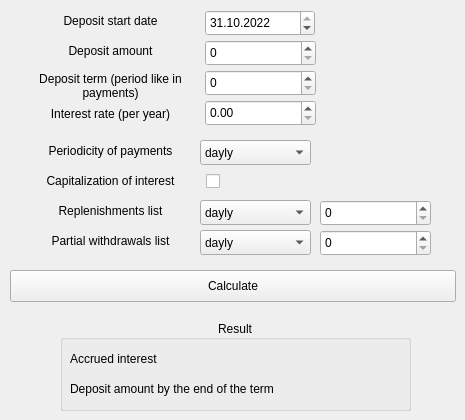
      <widget class="QWidget" name="tab_5">
       <attribute name="title">
        <string>Deposit</string>
       </attribute>
       <widget class="QLabel" name="label_10">
        <property name="geometry">
         <rect>
          <x>20</x>
          <y>10</y>
          <width>181</width>
          <height>21</height>
         </rect>
        </property>
        <property name="text">
         <string>Deposit start date</string>
        </property>
        <property name="alignment">
         <set>Qt::AlignCenter</set>
        </property>
       </widget>
       <widget class="QLabel" name="label_11">
        <property name="geometry">
         <rect>
          <x>20</x>
          <y>70</y>
          <width>181</width>
          <height>31</height>
         </rect>
        </property>
        <property name="text">
         <string>Deposit term (period like in payments)</string>
        </property>
        <property name="alignment">
         <set>Qt::AlignCenter</set>
        </property>
        <property name="wordWrap">
         <bool>true</bool>
        </property>
       </widget>
       <widget class="QLabel" name="label_12">
        <property name="geometry">
         <rect>
          <x>20</x>
          <y>230</y>
          <width>181</width>
          <height>21</height>
         </rect>
        </property>
        <property name="text">
         <string>Partial withdrawals list</string>
        </property>
        <property name="alignment">
         <set>Qt::AlignCenter</set>
        </property>
       </widget>
       <widget class="QLabel" name="label_13">
        <property name="geometry">
         <rect>
          <x>20</x>
          <y>140</y>
          <width>181</width>
          <height>21</height>
         </rect>
        </property>
        <property name="text">
         <string>Periodicity of payments</string>
        </property>
        <property name="alignment">
         <set>Qt::AlignCenter</set>
        </property>
       </widget>
       <widget class="QSpinBox" name="spinBox_replenishments">
        <property name="geometry">
         <rect>
          <x>320</x>
          <y>200</y>
          <width>111</width>
          <height>26</height>
         </rect>
        </property>
        <property name="maximum">
         <number>1000000000</number>
        </property>
       </widget>
       <widget class="QComboBox" name="comboBox_payments">
        <property name="geometry">
         <rect>
          <x>200</x>
          <y>140</y>
          <width>111</width>
          <height>25</height>
         </rect>
        </property>
        <item>
         <property name="text">
          <string>dayly</string>
         </property>
        </item>
        <item>
         <property name="text">
          <string>weekly</string>
         </property>
        </item>
        <item>
         <property name="text">
          <string>monthly</string>
         </property>
        </item>
        <item>
         <property name="text">
          <string>quarterly</string>
         </property>
        </item>
        <item>
         <property name="text">
          <string>half-yearly</string>
         </property>
        </item>
        <item>
         <property name="text">
          <string>yearly</string>
         </property>
        </item>
        <item>
         <property name="text">
          <string>finaly</string>
         </property>
        </item>
       </widget>
       <widget class="QDoubleSpinBox" name="doubleSpinBox_deposit_rate">
        <property name="geometry">
         <rect>
          <x>205</x>
          <y>100</y>
          <width>111</width>
          <height>26</height>
         </rect>
        </property>
        <property name="singleStep">
         <double>0.010000000000000</double>
        </property>
       </widget>
       <widget class="QLabel" name="label_14">
        <property name="geometry">
         <rect>
          <x>20</x>
          <y>170</y>
          <width>181</width>
          <height>21</height>
         </rect>
        </property>
        <property name="text">
         <string>Capitalization of interest</string>
        </property>
        <property name="alignment">
         <set>Qt::AlignCenter</set>
        </property>
       </widget>
       <widget class="QDateEdit" name="dateEdit_start">
        <property name="geometry">
         <rect>
          <x>205</x>
          <y>10</y>
          <width>110</width>
          <height>26</height>
         </rect>
        </property>
        <property name="dateTime">
         <datetime>
          <hour>0</hour>
          <minute>0</minute>
          <second>0</second>
          <year>2022</year>
          <month>10</month>
          <day>31</day>
         </datetime>
        </property>
        <property name="displayFormat">
         <string>dd.MM.yyyy</string>
        </property>
        <property name="date">
         <date>
          <year>2022</year>
          <month>10</month>
          <day>31</day>
         </date>
        </property>
       </widget>
       <widget class="QSpinBox" name="spinBox_withdrawals">
        <property name="geometry">
         <rect>
          <x>320</x>
          <y>230</y>
          <width>111</width>
          <height>26</height>
         </rect>
        </property>
        <property name="maximum">
         <number>1000000000</number>
        </property>
       </widget>
       <widget class="QComboBox" name="comboBox_withdrawals">
        <property name="geometry">
         <rect>
          <x>200</x>
          <y>230</y>
          <width>111</width>
          <height>25</height>
         </rect>
        </property>
        <item>
         <property name="text">
          <string>dayly</string>
         </property>
        </item>
        <item>
         <property name="text">
          <string>weekly</string>
         </property>
        </item>
        <item>
         <property name="text">
          <string>monthly</string>
         </property>
        </item>
        <item>
         <property name="text">
          <string>quarterly</string>
         </property>
        </item>
        <item>
         <property name="text">
          <string>half-yearly</string>
         </property>
        </item>
        <item>
         <property name="text">
          <string>yearly</string>
         </property>
        </item>
        <item>
         <property name="text">
          <string>finaly</string>
         </property>
        </item>
       </widget>
       <widget class="QComboBox" name="comboBox_replenishments">
        <property name="geometry">
         <rect>
          <x>200</x>
          <y>200</y>
          <width>111</width>
          <height>25</height>
         </rect>
        </property>
        <item>
         <property name="text">
          <string>dayly</string>
         </property>
        </item>
        <item>
         <property name="text">
          <string>weekly</string>
         </property>
        </item>
        <item>
         <property name="text">
          <string>monthly</string>
         </property>
        </item>
        <item>
         <property name="text">
          <string>quarterly</string>
         </property>
        </item>
        <item>
         <property name="text">
          <string>half-yearly</string>
         </property>
        </item>
        <item>
         <property name="text">
          <string>yearly</string>
         </property>
        </item>
        <item>
         <property name="text">
          <string>finaly</string>
         </property>
        </item>
       </widget>
       <widget class="QGroupBox" name="groupBox_result">
        <property name="geometry">
         <rect>
          <x>60</x>
          <y>320</y>
          <width>351</width>
          <height>91</height>
         </rect>
        </property>
        <property name="title">
         <string>Result</string>
        </property>
        <property name="alignment">
         <set>Qt::AlignCenter</set>
        </property>
        <widget class="QLabel" name="label_interest">
         <property name="geometry">
          <rect>
           <x>10</x>
           <y>30</y>
           <width>311</width>
           <height>17</height>
          </rect>
         </property>
         <property name="text">
          <string>Accrued interest</string>
         </property>
        </widget>
        <widget class="QLabel" name="label_deposit">
         <property name="geometry">
          <rect>
           <x>10</x>
           <y>60</y>
           <width>311</width>
           <height>17</height>
          </rect>
         </property>
         <property name="text">
          <string>Deposit amount by the end of the term</string>
         </property>
        </widget>
       </widget>
       <widget class="QSpinBox" name="spinBox_deposit">
        <property name="geometry">
         <rect>
          <x>205</x>
          <y>40</y>
          <width>111</width>
          <height>26</height>
         </rect>
        </property>
        <property name="maximum">
         <number>1000000000</number>
        </property>
       </widget>
       <widget class="QLabel" name="label_16">
        <property name="geometry">
         <rect>
          <x>20</x>
          <y>103</y>
          <width>181</width>
          <height>21</height>
         </rect>
        </property>
        <property name="text">
         <string>Interest rate (per year)</string>
        </property>
        <property name="alignment">
         <set>Qt::AlignCenter</set>
        </property>
        <property name="wordWrap">
         <bool>true</bool>
        </property>
       </widget>
       <widget class="QLabel" name="label_17">
        <property name="geometry">
         <rect>
          <x>20</x>
          <y>200</y>
          <width>181</width>
          <height>21</height>
         </rect>
        </property>
        <property name="text">
         <string>Replenishments list</string>
        </property>
        <property name="alignment">
         <set>Qt::AlignCenter</set>
        </property>
       </widget>
       <widget class="QSpinBox" name="spinBox_termDeposit">
        <property name="geometry">
         <rect>
          <x>205</x>
          <y>70</y>
          <width>111</width>
          <height>26</height>
         </rect>
        </property>
        <property name="maximum">
         <number>9999</number>
        </property>
       </widget>
       <widget class="QLabel" name="label_18">
        <property name="geometry">
         <rect>
          <x>20</x>
          <y>40</y>
          <width>181</width>
          <height>21</height>
         </rect>
        </property>
        <property name="text">
         <string>Deposit amount</string>
        </property>
        <property name="alignment">
         <set>Qt::AlignCenter</set>
        </property>
       </widget>
       <widget class="QCheckBox" name="checkBox_capitalization">
        <property name="geometry">
         <rect>
          <x>206</x>
          <y>170</y>
          <width>92</width>
          <height>23</height>
         </rect>
        </property>
        <property name="text">
         <string/>
        </property>
       </widget>
       <widget class="QPushButton" name="pushButton_deposit_calculation">
        <property name="geometry">
         <rect>
          <x>10</x>
          <y>270</y>
          <width>446</width>
          <height>32</height>
         </rect>
        </property>
        <property name="text">
         <string>Calculate</string>
        </property>
       </widget>
      </widget>
